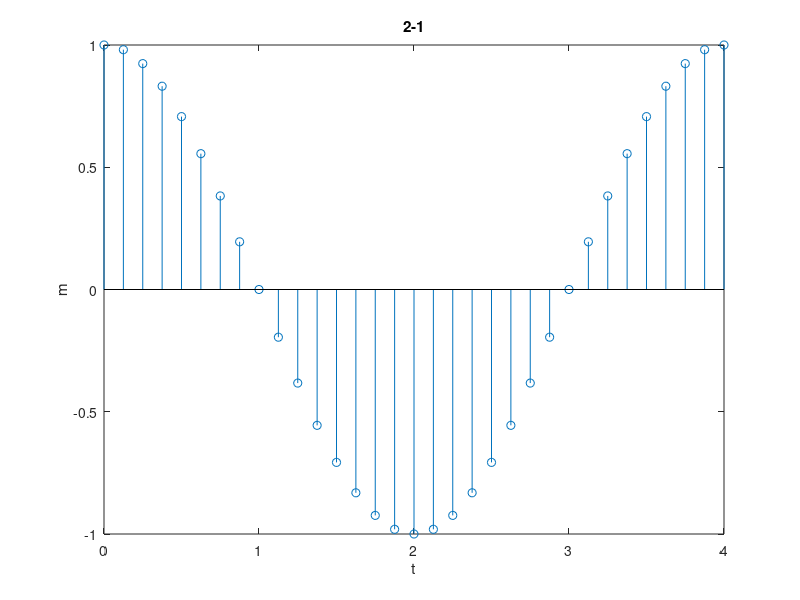
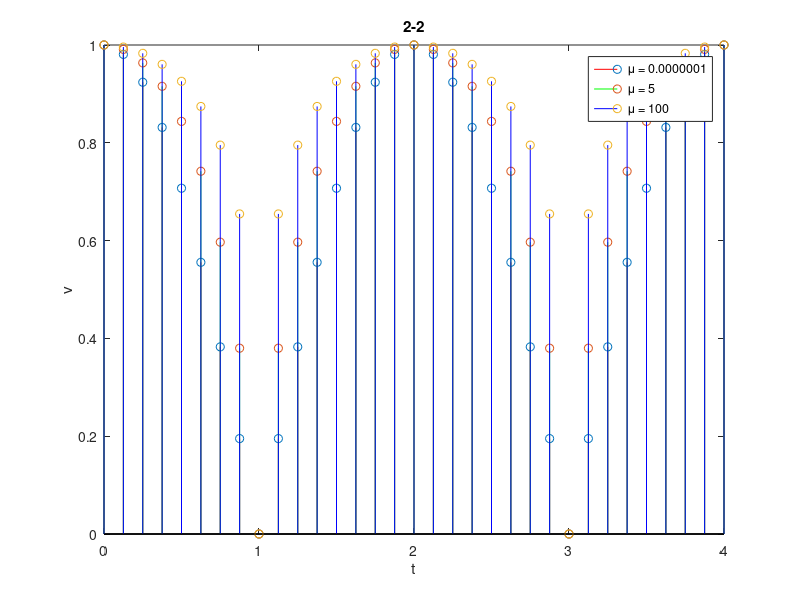
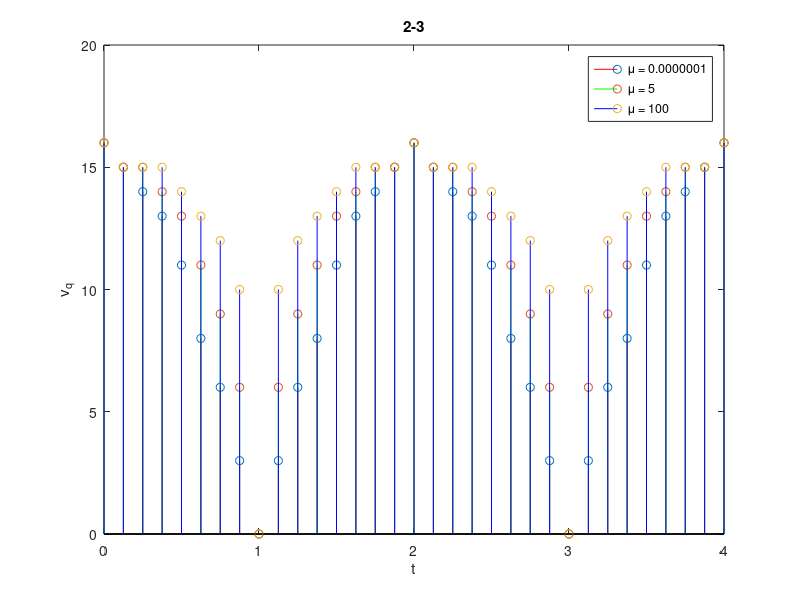
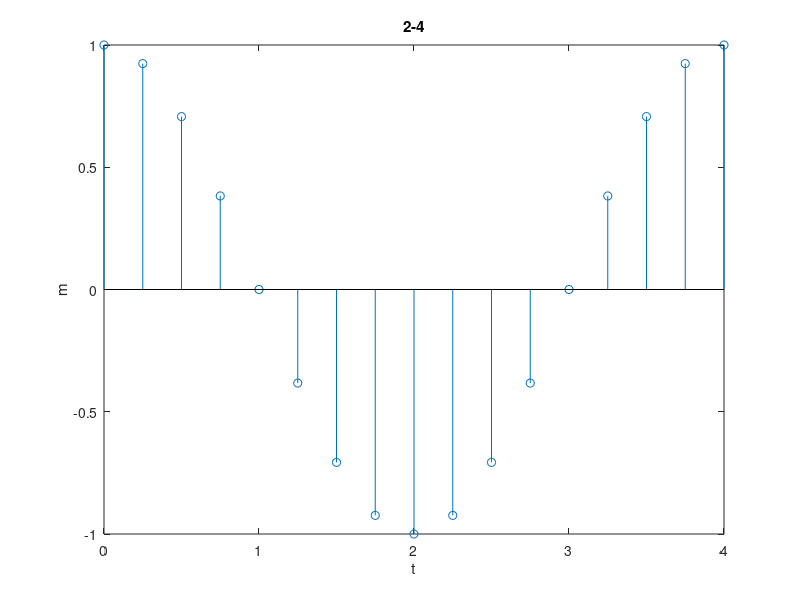

The MATLAB script that drew these images, in order:
close all;
clear all;


t = 0:0.125:4;
m = cos(pi.*t/2);

figure;
stem(t,m);
xlabel('t'); ylabel('m');
title('2-1');

u = [0.0000001 5 100];

for i = 1:length(u)
    v(i,:) = log(1+u(i).*abs(m))./log(1+u(i)); 
end



figure;
stem(t,v(1,:),'Color', [1 0 0]);
hold on;
stem(t,v(2,:),'Color', [0 1 0]);
hold on;
stem(t,v(3,:),'Color', [0 0 1]);
hold off;
legend('\mu = 0.0000001', '\mu = 5', '\mu = 100');
xlabel('t'); ylabel('v');
title('2-2');
for i = 1:length(u)
    vq(i,:) =floor(16*v(i,:));
end


figure;
stem(t,vq(1,:),'Color', [1 0 0]);
hold on;
stem(t,vq(2,:),'Color', [0 1 0]);
hold on;
stem(t,vq(3,:),'Color', [0 0 1]);
hold off;
legend('\mu = 0.0000001', '\mu = 5', '\mu = 100');
xlabel('t'); ylabel('v_q');
title('2-3')

clear all;



t = 0:0.25:4;
m = cos(pi.*t/2);

figure;
stem(t,m);
xlabel('t'); ylabel('m');
title('2-4');

u = [0.0000001 5 100];

for i = 1:length(u)
    v(i,:) = log(1+u(i).*abs(m))./log(1+u(i));
end


figure;
stem(t,v(1,:),'Color', [1 0 0]);
hold on;
stem(t,v(2,:),'Color', [0 1 0]);
hold on;
stem(t,v(3,:),'Color', [0 0 1]);
hold off;
legend('\mu = 0.0000001', '\mu = 5', '\mu = 100');
xlabel('t'); ylabel('v');
title('2-5');


for i = 1:length(u)
    vq(i,:) =floor(16*v(i,:));
end


figure;
stem(t,vq(1,:),'Color', [1 0 0]);
hold on;
stem(t,vq(2,:),'Color', [0 1 0]);
hold on;
stem(t,vq(3,:),'Color', [0 0 1]);
hold off;
legend('\mu = 0.0000001', '\mu = 5', '\mu = 100');
xlabel('t'); ylabel('v_q');
title('2-6');